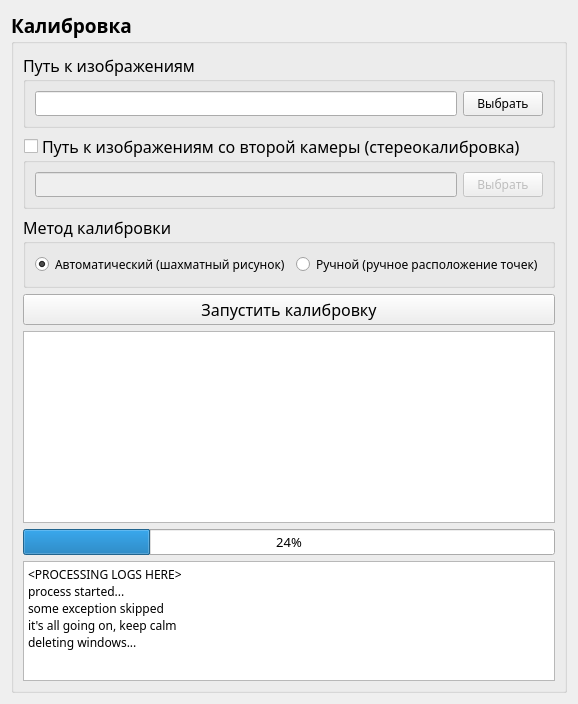
           <widget class="QWidget" name="page_calibrationSteps_4">
            <layout class="QVBoxLayout" name="verticalLayout_15">
             <item>
              <widget class="QGroupBox" name="groupBox_calibrationSteps_4">
               <property name="font">
                <font>
                 <family>Rubik</family>
                 <pointsize>14</pointsize>
                 <bold>true</bold>
                </font>
               </property>
               <property name="title">
                <string>Калибровка</string>
               </property>
               <property name="flat">
                <bool>true</bool>
               </property>
               <layout class="QVBoxLayout" name="verticalLayout_14">
                <item>
                 <widget class="QGroupBox" name="groupBox_calibrationImagesDirectoryField">
                  <property name="font">
                   <font>
                    <family>Rubik</family>
                    <pointsize>12</pointsize>
                    <bold>false</bold>
                   </font>
                  </property>
                  <property name="title">
                   <string>Путь к изображениям</string>
                  </property>
                  <property name="flat">
                   <bool>true</bool>
                  </property>
                  <layout class="QHBoxLayout" name="horizontalLayout_12">
                   <item>
                    <widget class="QLineEdit" name="lineEdit_calibrationImagesDirectory">
                     <property name="font">
                      <font>
                       <family>Rubik</family>
                       <pointsize>9</pointsize>
                       <bold>false</bold>
                      </font>
                     </property>
                    </widget>
                   </item>
                   <item>
                    <widget class="QPushButton" name="pushButton_setCalibrationImagesDirectory">
                     <property name="font">
                      <font>
                       <family>Rubik</family>
                       <pointsize>9</pointsize>
                       <bold>false</bold>
                      </font>
                     </property>
                     <property name="text">
                      <string>Выбрать</string>
                     </property>
                    </widget>
                   </item>
                  </layout>
                 </widget>
                </item>
                <item>
                 <widget class="QGroupBox" name="groupBox_calibrationImagesDirectoryFieldSecondCamera">
                  <property name="enabled">
                   <bool>true</bool>
                  </property>
                  <property name="font">
                   <font>
                    <family>Rubik</family>
                    <pointsize>12</pointsize>
                    <bold>false</bold>
                   </font>
                  </property>
                  <property name="title">
                   <string>Путь к изображениям со второй камеры (стереокалибровка)</string>
                  </property>
                  <property name="flat">
                   <bool>true</bool>
                  </property>
                  <property name="checkable">
                   <bool>true</bool>
                  </property>
                  <property name="checked">
                   <bool>false</bool>
                  </property>
                  <layout class="QHBoxLayout" name="horizontalLayout_13">
                   <item>
                    <widget class="QLineEdit" name="lineEdit_calibrationImagesDirectorySecondCamera">
                     <property name="font">
                      <font>
                       <family>Rubik</family>
                       <pointsize>9</pointsize>
                       <bold>false</bold>
                      </font>
                     </property>
                    </widget>
                   </item>
                   <item>
                    <widget class="QPushButton" name="pushButton_setCalibrationImagesDirectorySecondCamera">
                     <property name="font">
                      <font>
                       <family>Rubik</family>
                       <pointsize>9</pointsize>
                       <bold>false</bold>
                      </font>
                     </property>
                     <property name="text">
                      <string>Выбрать</string>
                     </property>
                    </widget>
                   </item>
                  </layout>
                 </widget>
                </item>
                <item>
                 <widget class="QGroupBox" name="groupBox_calibrationMethodChoiceField">
                  <property name="font">
                   <font>
                    <family>Rubik</family>
                    <pointsize>12</pointsize>
                    <bold>false</bold>
                   </font>
                  </property>
                  <property name="title">
                   <string>Метод калибровки</string>
                  </property>
                  <property name="flat">
                   <bool>true</bool>
                  </property>
                  <layout class="QHBoxLayout" name="horizontalLayout_14">
                   <item>
                    <widget class="QRadioButton" name="radioButton_calibrationMethodChess">
                     <property name="font">
                      <font>
                       <family>Rubik</family>
                       <pointsize>9</pointsize>
                       <bold>false</bold>
                      </font>
                     </property>
                     <property name="text">
                      <string>Автоматический (шахматный рисунок)</string>
                     </property>
                     <property name="checked">
                      <bool>true</bool>
                     </property>
                    </widget>
                   </item>
                   <item>
                    <widget class="QRadioButton" name="radioButton_calibrationMethodRoom">
                     <property name="font">
                      <font>
                       <family>Rubik</family>
                       <pointsize>9</pointsize>
                       <bold>false</bold>
                      </font>
                     </property>
                     <property name="text">
                      <string>Ручной (ручное расположение точек)</string>
                     </property>
                    </widget>
                   </item>
                  </layout>
                 </widget>
                </item>
                <item>
                 <widget class="QPushButton" name="pushButton_calibrationProcessStart">
                  <property name="font">
                   <font>
                    <family>Rubik</family>
                    <pointsize>12</pointsize>
                    <bold>false</bold>
                   </font>
                  </property>
                  <property name="text">
                   <string>Запустить калибровку</string>
                  </property>
                 </widget>
                </item>
                <item>
                 <widget class="QGraphicsView" name="graphicsView_calibrationProcessView">
                  <property name="minimumSize">
                   <size>
                    <width>0</width>
                    <height>0</height>
                   </size>
                  </property>
                 </widget>
                </item>
                <item>
                 <widget class="QProgressBar" name="progressBar_calibrationProcessProgress">
                  <property name="font">
                   <font>
                    <family>Rubik</family>
                    <pointsize>10</pointsize>
                    <bold>false</bold>
                   </font>
                  </property>
                  <property name="value">
                   <number>24</number>
                  </property>
                 </widget>
                </item>
                <item>
                 <widget class="QTextBrowser" name="textBrowser_calibrationProcessLogs">
                  <property name="maximumSize">
                   <size>
                    <width>16777215</width>
                    <height>120</height>
                   </size>
                  </property>
                  <property name="font">
                   <font>
                    <family>Rubik</family>
                    <pointsize>12</pointsize>
                    <bold>false</bold>
                   </font>
                  </property>
                  <property name="html">
                   <string>&lt;!DOCTYPE HTML PUBLIC &quot;-//W3C//DTD HTML 4.0//EN&quot; &quot;http://www.w3.org/TR/REC-html40/strict.dtd&quot;&gt;
&lt;html&gt;&lt;head&gt;&lt;meta name=&quot;qrichtext&quot; content=&quot;1&quot; /&gt;&lt;meta charset=&quot;utf-8&quot; /&gt;&lt;style type=&quot;text/css&quot;&gt;
p, li { white-space: pre-wrap; }
hr { height: 1px; border-width: 0; }
li.unchecked::marker { content: &quot;\2610&quot;; }
li.checked::marker { content: &quot;\2612&quot;; }
&lt;/style&gt;&lt;/head&gt;&lt;body style=&quot; font-family:'Rubik'; font-size:12pt; font-weight:400; font-style:normal;&quot;&gt;
&lt;p style=&quot; margin-top:0px; margin-bottom:0px; margin-left:0px; margin-right:0px; -qt-block-indent:0; text-indent:0px;&quot;&gt;&lt;span style=&quot; font-size:9pt;&quot;&gt;&amp;lt;PROCESSING LOGS HERE&amp;gt;&lt;/span&gt;&lt;/p&gt;
&lt;p style=&quot; margin-top:0px; margin-bottom:0px; margin-left:0px; margin-right:0px; -qt-block-indent:0; text-indent:0px;&quot;&gt;&lt;span style=&quot; font-size:9pt;&quot;&gt;process started...&lt;/span&gt;&lt;/p&gt;
&lt;p style=&quot; margin-top:0px; margin-bottom:0px; margin-left:0px; margin-right:0px; -qt-block-indent:0; text-indent:0px;&quot;&gt;&lt;span style=&quot; font-size:9pt;&quot;&gt;some exception skipped&lt;/span&gt;&lt;/p&gt;
&lt;p style=&quot; margin-top:0px; margin-bottom:0px; margin-left:0px; margin-right:0px; -qt-block-indent:0; text-indent:0px;&quot;&gt;&lt;span style=&quot; font-size:9pt;&quot;&gt;it's all going on, keep calm&lt;/span&gt;&lt;/p&gt;
&lt;p style=&quot; margin-top:0px; margin-bottom:0px; margin-left:0px; margin-right:0px; -qt-block-indent:0; text-indent:0px;&quot;&gt;&lt;span style=&quot; font-size:9pt;&quot;&gt;deleting windows...&lt;/span&gt;&lt;/p&gt;&lt;/body&gt;&lt;/html&gt;</string>
                  </property>
                 </widget>
                </item>
               </layout>
              </widget>
             </item>
            </layout>
           </widget>
